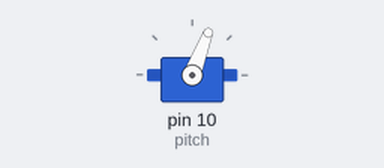
This sketch was run on a simulated Arduino Uno, built with avr-gcc and run on an emulated ATmega328P. Parts: servo. What the sketch prints to the serial monitor is not drawn.

Above: at 0.05 s.
At 4.0 s:
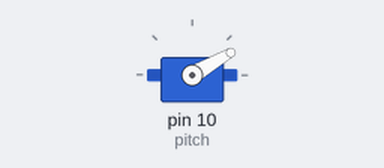
Timing chart, 0 to 5.2 s (numbered marks = the images above):
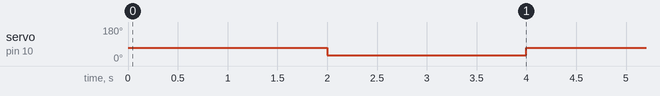

Measured:
- by itself, servo on pin 10 (pitch): alternates 69° for 2.0 s and 30° for 2.0 s

The sketch:

omris_2.ino
```cpp
int PMValue0;
int PMValue1;
int ButtonOld = 1;
int ButtonNew = 1;
int ServoState = 0;
int count;
#include <Servo.h>

Servo pitch;

void setup() {
  // put your setup code here, to run once:
Serial.begin(9600);
pinMode(2, INPUT_PULLUP);
pinMode(10, OUTPUT);
pitch.attach(10);
}

void loop() {
  // put your main code here, to run repeatedly:


    pitch.write(69);
    delay(2000);
    pitch.write(30);
    delay(2000);
    Serial.println(count);
    count++;
}
```
